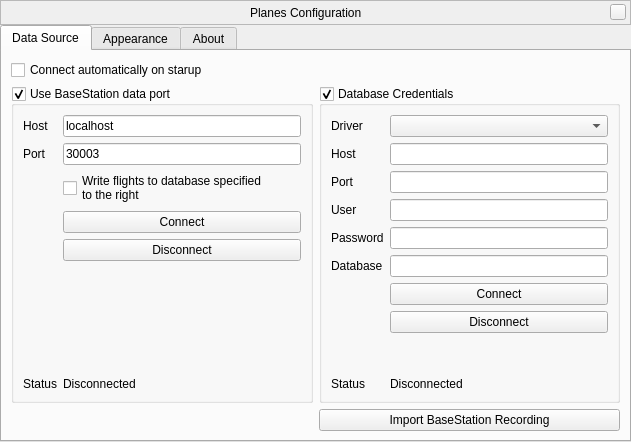
<?xml version="1.0" encoding="UTF-8"?>
<ui version="4.0">
 <class>PlanesDialog</class>
 <widget class="QWidget" name="PlanesDialog">
  <property name="geometry">
   <rect>
    <x>0</x>
    <y>0</y>
    <width>631</width>
    <height>427</height>
   </rect>
  </property>
  <property name="windowTitle">
   <string>Form</string>
  </property>
  <layout class="QVBoxLayout" name="verticalLayout_4">
   <property name="spacing">
    <number>0</number>
   </property>
   <property name="leftMargin">
    <number>0</number>
   </property>
   <property name="topMargin">
    <number>0</number>
   </property>
   <property name="rightMargin">
    <number>0</number>
   </property>
   <property name="bottomMargin">
    <number>0</number>
   </property>
   <item>
    <widget class="BarFrame" name="TitleBar">
     <property name="minimumSize">
      <size>
       <width>0</width>
       <height>25</height>
      </size>
     </property>
     <property name="maximumSize">
      <size>
       <width>16777215</width>
       <height>30</height>
      </size>
     </property>
     <property name="frameShape">
      <enum>QFrame::StyledPanel</enum>
     </property>
     <property name="frameShadow">
      <enum>QFrame::Raised</enum>
     </property>
     <layout class="QHBoxLayout" name="horizontalLayout">
      <property name="spacing">
       <number>0</number>
      </property>
      <property name="leftMargin">
       <number>0</number>
      </property>
      <property name="topMargin">
       <number>0</number>
      </property>
      <property name="rightMargin">
       <number>4</number>
      </property>
      <property name="bottomMargin">
       <number>0</number>
      </property>
      <item>
       <spacer name="horizontalSpacer">
        <property name="orientation">
         <enum>Qt::Horizontal</enum>
        </property>
        <property name="sizeHint" stdset="0">
         <size>
          <width>235</width>
          <height>20</height>
         </size>
        </property>
       </spacer>
      </item>
      <item>
       <widget class="QLabel" name="stelWindowTitle">
        <property name="text">
         <string>Planes Configuration</string>
        </property>
       </widget>
      </item>
      <item>
       <spacer name="horizontalSpacer_2">
        <property name="orientation">
         <enum>Qt::Horizontal</enum>
        </property>
        <property name="sizeHint" stdset="0">
         <size>
          <width>235</width>
          <height>20</height>
         </size>
        </property>
       </spacer>
      </item>
      <item>
       <widget class="QPushButton" name="closeStelWindow">
        <property name="minimumSize">
         <size>
          <width>16</width>
          <height>16</height>
         </size>
        </property>
        <property name="maximumSize">
         <size>
          <width>16</width>
          <height>16</height>
         </size>
        </property>
        <property name="focusPolicy">
         <enum>Qt::NoFocus</enum>
        </property>
        <property name="text">
         <string/>
        </property>
       </widget>
      </item>
     </layout>
    </widget>
   </item>
   <item>
    <widget class="QTabWidget" name="Tabs">
     <property name="currentIndex">
      <number>0</number>
     </property>
     <widget class="QWidget" name="tab">
      <attribute name="title">
       <string>Data Source</string>
      </attribute>
      <layout class="QGridLayout" name="gridLayout">
       <item row="1" column="0" rowspan="3">
        <widget class="QGroupBox" name="BSGroup">
         <property name="enabled">
          <bool>true</bool>
         </property>
         <property name="title">
          <string>Use BaseStation data port</string>
         </property>
         <property name="checkable">
          <bool>true</bool>
         </property>
         <layout class="QFormLayout" name="formLayout_4">
          <property name="fieldGrowthPolicy">
           <enum>QFormLayout::AllNonFixedFieldsGrow</enum>
          </property>
          <item row="0" column="0">
           <widget class="QLabel" name="label_14">
            <property name="text">
             <string>Host</string>
            </property>
            <property name="buddy">
             <cstring>bsHost</cstring>
            </property>
           </widget>
          </item>
          <item row="0" column="1">
           <widget class="QLineEdit" name="bsHost">
            <property name="text">
             <string>localhost</string>
            </property>
           </widget>
          </item>
          <item row="1" column="0">
           <widget class="QLabel" name="label_15">
            <property name="text">
             <string>Port</string>
            </property>
            <property name="buddy">
             <cstring>bsPort</cstring>
            </property>
           </widget>
          </item>
          <item row="1" column="1">
           <widget class="QLineEdit" name="bsPort">
            <property name="inputMask">
             <string>00000</string>
            </property>
            <property name="text">
             <string>30003</string>
            </property>
           </widget>
          </item>
          <item row="3" column="1">
           <widget class="QPushButton" name="bsConnectButton">
            <property name="text">
             <string>Connect</string>
            </property>
           </widget>
          </item>
          <item row="4" column="1">
           <widget class="QPushButton" name="bsDisconnectButton">
            <property name="text">
             <string>Disconnect</string>
            </property>
           </widget>
          </item>
          <item row="5" column="1">
           <spacer name="verticalSpacer_5">
            <property name="orientation">
             <enum>Qt::Vertical</enum>
            </property>
            <property name="sizeHint" stdset="0">
             <size>
              <width>20</width>
              <height>40</height>
             </size>
            </property>
           </spacer>
          </item>
          <item row="6" column="0">
           <widget class="QLabel" name="label_17">
            <property name="text">
             <string>Status</string>
            </property>
           </widget>
          </item>
          <item row="6" column="1">
           <widget class="QLabel" name="bsStatus">
            <property name="text">
             <string>Disconnected</string>
            </property>
           </widget>
          </item>
          <item row="2" column="1">
           <widget class="QCheckBox" name="useBSDB">
            <property name="text">
             <string>Write flights to database specified
to the right</string>
            </property>
           </widget>
          </item>
         </layout>
        </widget>
       </item>
       <item row="4" column="1">
        <widget class="QPushButton" name="importFileButton">
         <property name="text">
          <string>Import BaseStation Recording</string>
         </property>
        </widget>
       </item>
       <item row="1" column="1" rowspan="3">
        <widget class="QGroupBox" name="databaseGroup">
         <property name="enabled">
          <bool>true</bool>
         </property>
         <property name="minimumSize">
          <size>
           <width>300</width>
           <height>0</height>
          </size>
         </property>
         <property name="title">
          <string>Database Credentials</string>
         </property>
         <property name="checkable">
          <bool>true</bool>
         </property>
         <layout class="QFormLayout" name="formLayout">
          <item row="1" column="0">
           <widget class="QLabel" name="dbHostLabel">
            <property name="text">
             <string>Host</string>
            </property>
            <property name="buddy">
             <cstring>dbHost</cstring>
            </property>
           </widget>
          </item>
          <item row="2" column="0">
           <widget class="QLabel" name="dbPortLabel">
            <property name="text">
             <string>Port</string>
            </property>
            <property name="buddy">
             <cstring>dbPort</cstring>
            </property>
           </widget>
          </item>
          <item row="3" column="0">
           <widget class="QLabel" name="dbUserLabel">
            <property name="text">
             <string>User</string>
            </property>
            <property name="buddy">
             <cstring>dbUser</cstring>
            </property>
           </widget>
          </item>
          <item row="4" column="0">
           <widget class="QLabel" name="dbPasswordLabel">
            <property name="text">
             <string>Password</string>
            </property>
            <property name="buddy">
             <cstring>dbPass</cstring>
            </property>
           </widget>
          </item>
          <item row="1" column="1">
           <widget class="QLineEdit" name="dbHost"/>
          </item>
          <item row="2" column="1">
           <widget class="QLineEdit" name="dbPort">
            <property name="inputMask">
             <string>00000</string>
            </property>
           </widget>
          </item>
          <item row="3" column="1">
           <widget class="QLineEdit" name="dbUser"/>
          </item>
          <item row="4" column="1">
           <widget class="QLineEdit" name="dbPass">
            <property name="echoMode">
             <enum>QLineEdit::Password</enum>
            </property>
           </widget>
          </item>
          <item row="6" column="1">
           <widget class="QPushButton" name="dbConnectButton">
            <property name="text">
             <string>Connect</string>
            </property>
           </widget>
          </item>
          <item row="0" column="1">
           <widget class="QComboBox" name="dbDriver"/>
          </item>
          <item row="0" column="0">
           <widget class="QLabel" name="label_5">
            <property name="text">
             <string>Driver</string>
            </property>
            <property name="buddy">
             <cstring>dbDriver</cstring>
            </property>
           </widget>
          </item>
          <item row="7" column="1">
           <widget class="QPushButton" name="dbDisconnectButton">
            <property name="text">
             <string>Disconnect</string>
            </property>
           </widget>
          </item>
          <item row="8" column="1">
           <spacer name="verticalSpacer_3">
            <property name="orientation">
             <enum>Qt::Vertical</enum>
            </property>
            <property name="sizeHint" stdset="0">
             <size>
              <width>20</width>
              <height>40</height>
             </size>
            </property>
           </spacer>
          </item>
          <item row="9" column="1">
           <widget class="QLabel" name="dbStatus">
            <property name="text">
             <string>Disconnected</string>
            </property>
           </widget>
          </item>
          <item row="9" column="0">
           <widget class="QLabel" name="label_7">
            <property name="text">
             <string>Status</string>
            </property>
           </widget>
          </item>
          <item row="5" column="1">
           <widget class="QLineEdit" name="dbName"/>
          </item>
          <item row="5" column="0">
           <widget class="QLabel" name="dbNameLabel">
            <property name="text">
             <string>Database</string>
            </property>
            <property name="buddy">
             <cstring>dbName</cstring>
            </property>
           </widget>
          </item>
         </layout>
        </widget>
       </item>
       <item row="0" column="0" colspan="2">
        <widget class="QCheckBox" name="connectOnStartup">
         <property name="text">
          <string>Connect automatically on starup</string>
         </property>
        </widget>
       </item>
      </layout>
     </widget>
     <widget class="QWidget" name="tab_2">
      <attribute name="title">
       <string>Appearance</string>
      </attribute>
      <layout class="QGridLayout" name="gridLayout_2">
       <item row="0" column="1" rowspan="3">
        <widget class="QGroupBox" name="groupBox_2">
         <property name="title">
          <string>Trail Style</string>
         </property>
         <layout class="QVBoxLayout" name="verticalLayout_2">
          <item>
           <widget class="QRadioButton" name="col_solid">
            <property name="text">
             <string>Solid Colour</string>
            </property>
            <property name="checked">
             <bool>true</bool>
            </property>
           </widget>
          </item>
          <item>
           <widget class="QRadioButton" name="col_height">
            <property name="toolTip">
             <string>Height is encoded in the red colour with min height = 0 and max height = 255</string>
            </property>
            <property name="text">
             <string>Colour By Height</string>
            </property>
           </widget>
          </item>
          <item>
           <widget class="QGroupBox" name="groupBox_5">
            <property name="title">
             <string>Customise</string>
            </property>
            <layout class="QFormLayout" name="formLayout_2">
             <property name="leftMargin">
              <number>9</number>
             </property>
             <item row="0" column="0">
              <widget class="QLabel" name="label_8">
               <property name="text">
                <string>Min height</string>
               </property>
               <property name="buddy">
                <cstring>minHeight</cstring>
               </property>
              </widget>
             </item>
             <item row="1" column="0">
              <widget class="QLabel" name="label_9">
               <property name="text">
                <string>Max height</string>
               </property>
               <property name="buddy">
                <cstring>maxHeight</cstring>
               </property>
              </widget>
             </item>
             <item row="1" column="1">
              <widget class="QDoubleSpinBox" name="maxHeight">
               <property name="decimals">
                <number>0</number>
               </property>
               <property name="maximum">
                <double>999999.000000000000000</double>
               </property>
               <property name="value">
                <double>20000.000000000000000</double>
               </property>
              </widget>
             </item>
             <item row="0" column="1">
              <widget class="QDoubleSpinBox" name="minHeight">
               <property name="decimals">
                <number>0</number>
               </property>
               <property name="maximum">
                <double>999999.000000000000000</double>
               </property>
              </widget>
             </item>
            </layout>
           </widget>
          </item>
          <item>
           <widget class="QRadioButton" name="col_velocity">
            <property name="toolTip">
             <string>Velocity is encoded in the red channel, vertical rate &lt; 0 is encoded in the green channel and vertical rate &gt; 0 in the blue channel</string>
            </property>
            <property name="text">
             <string>Colour By Velocity</string>
            </property>
           </widget>
          </item>
          <item>
           <widget class="QGroupBox" name="groupBox_6">
            <property name="title">
             <string>Customise</string>
            </property>
            <layout class="QFormLayout" name="formLayout_3">
             <item row="0" column="0">
              <widget class="QLabel" name="label_10">
               <property name="text">
                <string>Min ground velocity</string>
               </property>
               <property name="buddy">
                <cstring>minVel</cstring>
               </property>
              </widget>
             </item>
             <item row="1" column="0">
              <widget class="QLabel" name="label_11">
               <property name="text">
                <string>Max ground velocity</string>
               </property>
               <property name="buddy">
                <cstring>maxVel</cstring>
               </property>
              </widget>
             </item>
             <item row="2" column="0">
              <widget class="QLabel" name="label_12">
               <property name="text">
                <string>Min vertical rate</string>
               </property>
               <property name="buddy">
                <cstring>minVertRate</cstring>
               </property>
              </widget>
             </item>
             <item row="3" column="0">
              <widget class="QLabel" name="label_13">
               <property name="text">
                <string>Max vertical rate</string>
               </property>
               <property name="buddy">
                <cstring>maxVertRate</cstring>
               </property>
              </widget>
             </item>
             <item row="3" column="1">
              <widget class="QDoubleSpinBox" name="maxVertRate">
               <property name="decimals">
                <number>0</number>
               </property>
               <property name="maximum">
                <double>999999.000000000000000</double>
               </property>
               <property name="value">
                <double>50.000000000000000</double>
               </property>
              </widget>
             </item>
             <item row="2" column="1">
              <widget class="QDoubleSpinBox" name="minVertRate">
               <property name="decimals">
                <number>0</number>
               </property>
               <property name="minimum">
                <double>-999999.000000000000000</double>
               </property>
               <property name="maximum">
                <double>0.000000000000000</double>
               </property>
               <property name="value">
                <double>-50.000000000000000</double>
               </property>
              </widget>
             </item>
             <item row="0" column="1">
              <widget class="QDoubleSpinBox" name="minVel">
               <property name="decimals">
                <number>0</number>
               </property>
               <property name="maximum">
                <double>999999.000000000000000</double>
               </property>
              </widget>
             </item>
             <item row="1" column="1">
              <widget class="QDoubleSpinBox" name="maxVel">
               <property name="decimals">
                <number>0</number>
               </property>
               <property name="maximum">
                <double>999999.000000000000000</double>
               </property>
               <property name="value">
                <double>500.000000000000000</double>
               </property>
              </widget>
             </item>
            </layout>
           </widget>
          </item>
         </layout>
        </widget>
       </item>
       <item row="2" column="0">
        <spacer name="verticalSpacer_2">
         <property name="orientation">
          <enum>Qt::Vertical</enum>
         </property>
         <property name="sizeHint" stdset="0">
          <size>
           <width>20</width>
           <height>40</height>
          </size>
         </property>
        </spacer>
       </item>
       <item row="0" column="0">
        <widget class="QGroupBox" name="groupBox_4">
         <property name="title">
          <string>General</string>
         </property>
         <layout class="QVBoxLayout" name="verticalLayout_5">
          <item>
           <widget class="QCheckBox" name="showLabels">
            <property name="toolTip">
             <string>Draw labels with the callsign of the flight next to the icons</string>
            </property>
            <property name="text">
             <string>Show Flight Labels</string>
            </property>
            <property name="checked">
             <bool>true</bool>
            </property>
           </widget>
          </item>
          <item>
           <widget class="QCheckBox" name="useInterp">
            <property name="toolTip">
             <string>Interpolate between datapoints for smoother animation</string>
            </property>
            <property name="text">
             <string>Use Interpolation</string>
            </property>
            <property name="checked">
             <bool>true</bool>
            </property>
           </widget>
          </item>
         </layout>
        </widget>
       </item>
       <item row="1" column="0">
        <widget class="QGroupBox" name="groupBox">
         <property name="title">
          <string>Display Trails For</string>
         </property>
         <layout class="QVBoxLayout" name="verticalLayout">
          <item>
           <widget class="QRadioButton" name="trails_nothing">
            <property name="toolTip">
             <string>Do not show trails at all</string>
            </property>
            <property name="text">
             <string>Nothing</string>
            </property>
           </widget>
          </item>
          <item>
           <widget class="QRadioButton" name="trails_selected">
            <property name="toolTip">
             <string>Show trails for the currently selected flight</string>
            </property>
            <property name="text">
             <string>Selected Plane Only</string>
            </property>
            <property name="checked">
             <bool>true</bool>
            </property>
           </widget>
          </item>
          <item>
           <widget class="QRadioButton" name="trails_inView">
            <property name="toolTip">
             <string>Show trails for all the flights currently on the screen</string>
            </property>
            <property name="text">
             <string>Planes Currently In View Only</string>
            </property>
           </widget>
          </item>
          <item>
           <widget class="QRadioButton" name="trails_all">
            <property name="toolTip">
             <string>Show trails for all flights, regardless of screen position</string>
            </property>
            <property name="text">
             <string>All Planes</string>
            </property>
           </widget>
          </item>
         </layout>
        </widget>
       </item>
       <item row="3" column="1">
        <spacer name="verticalSpacer">
         <property name="orientation">
          <enum>Qt::Vertical</enum>
         </property>
         <property name="sizeHint" stdset="0">
          <size>
           <width>20</width>
           <height>40</height>
          </size>
         </property>
        </spacer>
       </item>
      </layout>
     </widget>
     <widget class="QWidget" name="tab_3">
      <attribute name="title">
       <string>About</string>
      </attribute>
      <layout class="QHBoxLayout" name="horizontalLayout_3">
       <item>
        <widget class="QTextBrowser" name="textBrowser">
         <property name="html">
          <string>&lt;!DOCTYPE HTML PUBLIC &quot;-//W3C//DTD HTML 4.0//EN&quot; &quot;http://www.w3.org/TR/REC-html40/strict.dtd&quot;&gt;
&lt;html&gt;&lt;head&gt;&lt;meta name=&quot;qrichtext&quot; content=&quot;1&quot; /&gt;&lt;style type=&quot;text/css&quot;&gt;
p, li { white-space: pre-wrap; }
&lt;/style&gt;&lt;/head&gt;&lt;body style=&quot; font-family:'MS Shell Dlg 2'; font-size:8.25pt; font-weight:400; font-style:normal;&quot;&gt;
&lt;p style=&quot; margin-top:0px; margin-bottom:0px; margin-left:0px; margin-right:0px; -qt-block-indent:0; text-indent:0px;&quot;&gt;&lt;span style=&quot; font-size:8pt;&quot;&gt;This plugin allows the visualisation of flight trajectories from ADS-B data. The data can either be imported from a BaseStation recording, from a database or gathered in realtime from a BaseStation session's data port.&lt;/span&gt;&lt;/p&gt;&lt;/body&gt;&lt;/html&gt;</string>
         </property>
        </widget>
       </item>
      </layout>
     </widget>
    </widget>
   </item>
  </layout>
 </widget>
 <customwidgets>
  <customwidget>
   <class>BarFrame</class>
   <extends>QFrame</extends>
   <header>Dialog.hpp</header>
   <container>1</container>
  </customwidget>
 </customwidgets>
 <tabstops>
  <tabstop>Tabs</tabstop>
  <tabstop>BSGroup</tabstop>
  <tabstop>bsHost</tabstop>
  <tabstop>bsPort</tabstop>
  <tabstop>useBSDB</tabstop>
  <tabstop>bsConnectButton</tabstop>
  <tabstop>bsDisconnectButton</tabstop>
  <tabstop>databaseGroup</tabstop>
  <tabstop>dbDriver</tabstop>
  <tabstop>dbHost</tabstop>
  <tabstop>dbPort</tabstop>
  <tabstop>dbUser</tabstop>
  <tabstop>dbPass</tabstop>
  <tabstop>dbName</tabstop>
  <tabstop>dbConnectButton</tabstop>
  <tabstop>dbDisconnectButton</tabstop>
  <tabstop>importFileButton</tabstop>
  <tabstop>showLabels</tabstop>
  <tabstop>useInterp</tabstop>
  <tabstop>trails_nothing</tabstop>
  <tabstop>trails_selected</tabstop>
  <tabstop>trails_inView</tabstop>
  <tabstop>trails_all</tabstop>
  <tabstop>col_solid</tabstop>
  <tabstop>col_height</tabstop>
  <tabstop>minHeight</tabstop>
  <tabstop>maxHeight</tabstop>
  <tabstop>col_velocity</tabstop>
  <tabstop>minVel</tabstop>
  <tabstop>maxVel</tabstop>
  <tabstop>minVertRate</tabstop>
  <tabstop>maxVertRate</tabstop>
  <tabstop>textBrowser</tabstop>
 </tabstops>
 <resources/>
 <connections/>
</ui>
